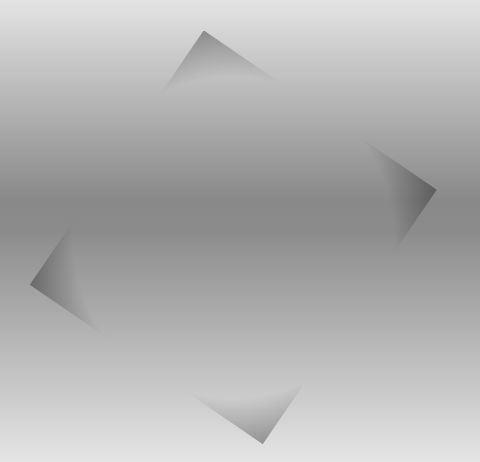
%> input picture advanced_ai/TP3/TP3I01.jpg, 480 x 462 px
$ octave tp3.m   (GNU Octave 9; MATLAB toolbox functions it lacks are replaced by stand-ins)
%> lines starting %> are read from the running program, lines starting %| are printed output that depends on the picture; in (x1, y1, x2, y2) boxes, pixels count from 0 and x2, y2 are one past the last pixel; in counts of white or black regions, pixels touching at a corner belong together; the program's own positions count from 1
clc;
clear;
%%
I1 = double(imread('C:\Users\blm2844a\Documents\MATLAB\TP3\TP3I01.jpg'));
%> I1: size 462x480 double; min 90, max 231, mean 179.3; mean of the top-left, top-right, bottom-left and bottom-right quarters 175.3, 175.5, 183.2, 183.3

%image((I1))
coins = edge(I1,'Prewitt',10);
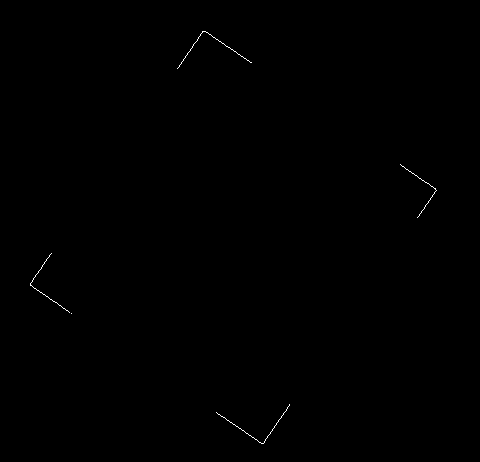
%> coins: size 462x480 logical; 0.14% white in thin lines or dots, all inside (x1, y1, x2, y2) = (30, 31, 437, 444)
%coins = edge(I1);


s = size(coins);
%> s = [462 480]
figure;
imagesc(coins);
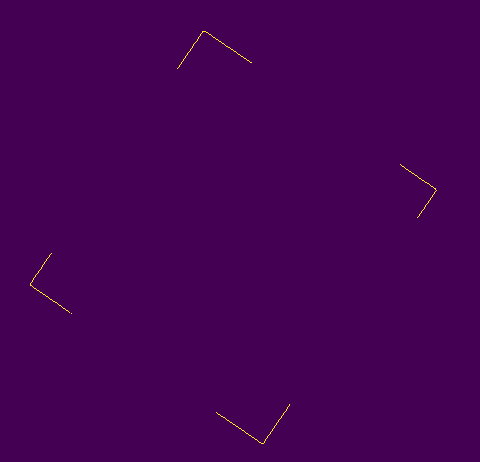
%> displayed picture: size 462x480x3, on the screen's scale of 0 to 255; mean R, G, B 68.3, 1.3, 83.9
%image(uint8(I1))
ro =628;
%theta =628;

%> (the run ends here)
